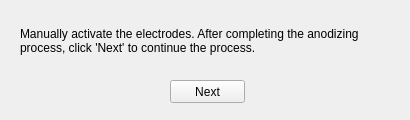
<?xml version="1.0" encoding="UTF-8"?>
<ui version="4.0">
 <class>Form</class>
 <widget class="QWidget" name="Form">
  <property name="geometry">
   <rect>
    <x>0</x>
    <y>0</y>
    <width>410</width>
    <height>120</height>
   </rect>
  </property>
  <property name="windowTitle">
   <string>Electrodes activation</string>
  </property>
  <widget class="QPushButton" name="pushButton">
   <property name="geometry">
    <rect>
     <x>170</x>
     <y>80</y>
     <width>75</width>
     <height>23</height>
    </rect>
   </property>
   <property name="text">
    <string>Next</string>
   </property>
  </widget>
  <widget class="QLabel" name="label">
   <property name="geometry">
    <rect>
     <x>20</x>
     <y>10</y>
     <width>371</width>
     <height>61</height>
    </rect>
   </property>
   <property name="text">
    <string>Manually activate the electrodes. After completing the anodizing process, click 'Next' to continue the process.</string>
   </property>
   <property name="wordWrap">
    <bool>true</bool>
   </property>
  </widget>
 </widget>
 <resources/>
 <connections/>
</ui>
